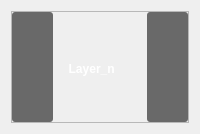
<?xml version="1.0" encoding="UTF-8"?>
<ui version="4.0">
 <class>LayerItemWidget</class>
 <widget class="QWidget" name="LayerItemWidget">
  <property name="minimumSize">
   <size>
    <width>0</width>
    <height>12</height>
   </size>
  </property>
  <property name="windowTitle">
   <string>Form</string>
  </property>
  <layout class="QHBoxLayout" name="horizontalLayout_2">
   <item>
    <widget class="QFrame" name="frame">
     <property name="frameShape">
      <enum>QFrame::StyledPanel</enum>
     </property>
     <property name="frameShadow">
      <enum>QFrame::Raised</enum>
     </property>
     <layout class="QHBoxLayout" name="horizontalLayout" stretch="1,2,1">
      <property name="leftMargin">
       <number>0</number>
      </property>
      <property name="topMargin">
       <number>0</number>
      </property>
      <property name="rightMargin">
       <number>0</number>
      </property>
      <property name="bottomMargin">
       <number>0</number>
      </property>
      <item>
       <widget class="QPushButton" name="pushButton">
        <property name="styleSheet">
         <string notr="true">color: #FFF;
background-color: rgb(105, 105, 105);
border-radius: 3px;
border: none;
padding: 5px 3px;
height: 100%;
</string>
        </property>
        <property name="text">
         <string/>
        </property>
        <property name="icon">
         <iconset resource="../../../res.qrc">
          <normaloff>:/images/ressources/eye_icon.png</normaloff>:/images/ressources/eye_icon.png</iconset>
        </property>
       </widget>
      </item>
      <item>
       <widget class="QLabel" name="label">
        <property name="styleSheet">
         <string notr="true">color: white;
font-weight: bold;
text-align: center;
padding-top: 3px;</string>
        </property>
        <property name="text">
         <string>  Layer_n</string>
        </property>
       </widget>
      </item>
      <item>
       <widget class="QPushButton" name="pushButton_2">
        <property name="styleSheet">
         <string notr="true">color: #FFF;
background-color: rgb(105, 105, 105);
border-radius: 3px;
border: none;
padding: 5px 3px;
height: 100%;


</string>
        </property>
        <property name="text">
         <string/>
        </property>
        <property name="icon">
         <iconset resource="../../../res.qrc">
          <normaloff>:/images/ressources/trash_icon.png</normaloff>:/images/ressources/trash_icon.png</iconset>
        </property>
       </widget>
      </item>
     </layout>
    </widget>
   </item>
  </layout>
 </widget>
 <resources>
  <include location="../../../res.qrc"/>
 </resources>
 <connections/>
</ui>
